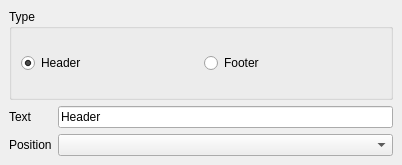
<ui version="4.0" >
 <class>KDChartHeaderFooterPropertiesWidget</class>
 <widget class="QWidget" name="KDChartHeaderFooterPropertiesWidget" >
  <property name="geometry" >
   <rect>
    <x>0</x>
    <y>0</y>
    <width>402</width>
    <height>165</height>
   </rect>
  </property>
  <property name="windowTitle" >
   <string>Form</string>
  </property>
  <layout class="QGridLayout" >
   <property name="margin" >
    <number>9</number>
   </property>
   <property name="spacing" >
    <number>6</number>
   </property>
   <item row="0" column="0" >
    <widget class="QGroupBox" name="groupBox" >
     <property name="title" >
      <string>Type</string>
     </property>
     <layout class="QGridLayout" >
      <property name="margin" >
       <number>9</number>
      </property>
      <property name="spacing" >
       <number>6</number>
      </property>
      <item row="0" column="1" >
       <widget class="QRadioButton" name="footerRB" >
        <property name="text" >
         <string>Footer</string>
        </property>
       </widget>
      </item>
      <item row="0" column="0" >
       <widget class="QRadioButton" name="headerRB" >
        <property name="text" >
         <string>Header</string>
        </property>
        <property name="checked" >
         <bool>true</bool>
        </property>
       </widget>
      </item>
     </layout>
    </widget>
   </item>
   <item row="1" column="0" >
    <layout class="QHBoxLayout" >
     <property name="margin" >
      <number>0</number>
     </property>
     <property name="spacing" >
      <number>6</number>
     </property>
     <item>
      <layout class="QVBoxLayout" >
       <property name="margin" >
        <number>0</number>
       </property>
       <property name="spacing" >
        <number>6</number>
       </property>
       <item>
        <widget class="QLabel" name="textLB" >
         <property name="text" >
          <string>Text</string>
         </property>
        </widget>
       </item>
       <item>
        <widget class="QLabel" name="positionLB" >
         <property name="text" >
          <string>Position</string>
         </property>
        </widget>
       </item>
      </layout>
     </item>
     <item>
      <layout class="QVBoxLayout" >
       <property name="margin" >
        <number>0</number>
       </property>
       <property name="spacing" >
        <number>6</number>
       </property>
       <item>
        <widget class="QLineEdit" name="textED" >
         <property name="text" >
          <string>Header</string>
         </property>
        </widget>
       </item>
       <item>
        <widget class="QComboBox" name="mPositionCombo" />
       </item>
      </layout>
     </item>
    </layout>
   </item>
  </layout>
 </widget>
 <resources/>
 <connections/>
</ui>
